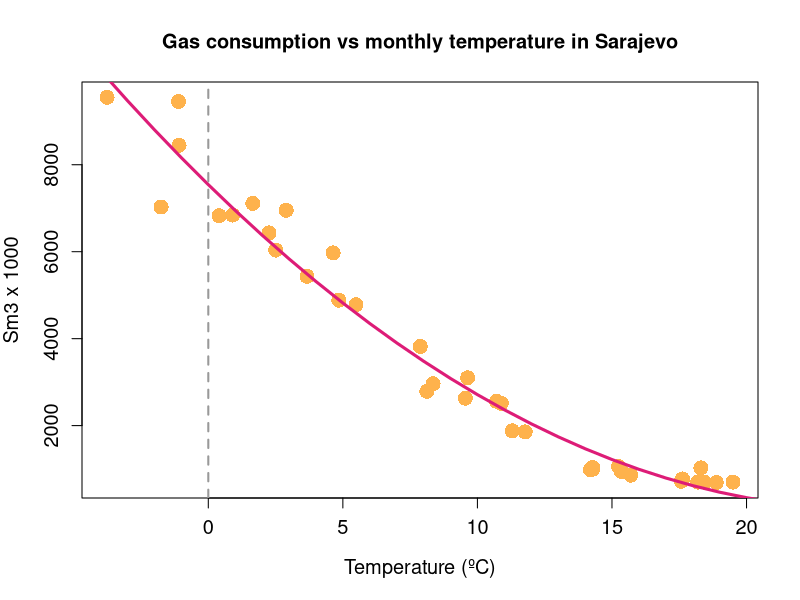

This chart was generated by the following R code:
## ---- chunk 1
sector.com<-c("Municipal buildings","Public lighting","Terciary buildings","Residential buildings")
sector.com.elec<-c(45053,19089,205584,460534)
sector.com.gas<-c(10934,"NA" ,25465,102241)
  
tabb<-cbind.data.frame("Sector"=sector.com,"Electricity"=sector.com.elec,"Natural gas"=sector.com.gas)
knitr::kable(tabb, "simple",align=c("l","c","c"), caption = "Table 2 - Example of GHG reporting table for the CoM (values in tons CO2eq)")

## ---- chunk 2
mt<-c(0.9025658065,-1.754818179,2.503666806,11.7741471,14.28444081,15.69864167,
17.57554,18.43382581,14.20204663,10.71131355,5.488364467,-1.086490742,-3.762622839,
0.4023920714,4.851876613,8.351009733,9.551090194,18.30351333,18.18998452,19.49580516,
14.28894017, 10.887142,7.876326567,1.657329613, -1.107038742,2.255532345,3.668039452,
8.122808067, 11.29594687, 15.2430507,17.62080323,18.87430677,15.34709777,9.636083452,
4.6364434,2.893502323)

gashousehold<-c(6843.323,7026.999,6036.942,1855.663,1035.699,860.905,720.122,699.094,
981.054,2560.578,4783.179,8445.186,9548.344,6827.732,4885.385,2961.997,2630.004,
1027.629,701.236,700.79,1000.441,2513.554,3820.652,7109.622,9453.915,6431.562,
5430.772,2786.436,1879.955,1056.968,772.968,689.348,943.315,3100.126,5972.107,
6952.021)
mtx<-c(25:-10)
fitgas<-7542-(606*mtx)+(12.3*mtx^(2))

plot(mt,gashousehold, pch=16, cex=2, col="#feb24c",
     #xlim=c(-5,20),ylim=c(500,8000),
     xlab="Temperature (ºC)",
     ylab="Sm3 x 1000",
     cex.lab=1.2, cex.axis=1.2,
     main="Gas consumption vs monthly temperature in Sarajevo"
     )
lines(mtx,fitgas, lwd=3, col="#dd1c77")
abline(v=0,lwd=2, lty=2, col="grey60")

